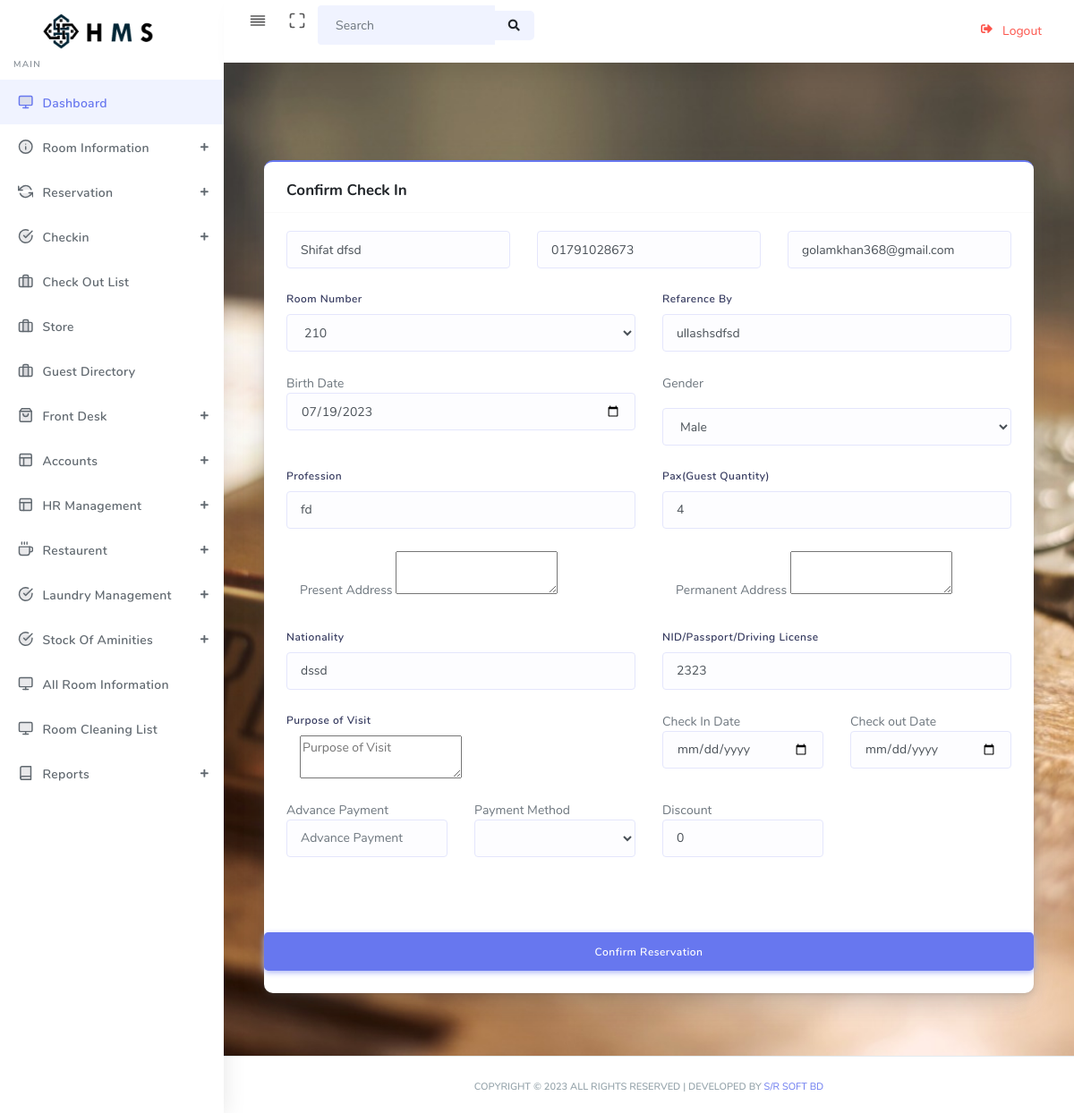
Page /reserve_again.php?id=1 (signed in) on the committed database.
### tables this page shows
CREATE TABLE IF NOT EXISTS `reservation` (
  `id` int(11) NOT NULL AUTO_INCREMENT,
  `contact_number` varchar(999) NOT NULL,
  `guest_name` varchar(999) NOT NULL,
  `ref_by` varchar(999) NOT NULL,
  `identity` varchar(999) NOT NULL,
  `room_number` int(11) NOT NULL,
  `checkin_date` date NOT NULL,
  `checkout_date` date NOT NULL,
  `special_note` longtext NOT NULL,
  `total_price` int(11) DEFAULT NULL,
  `email` varchar(999) DEFAULT NULL,
  `age` float DEFAULT NULL,
  `birth_date` date DEFAULT NULL,
  `profession` varchar(999) DEFAULT NULL,
  `pax` int(11) DEFAULT NULL,
  `permanent_address` longtext DEFAULT NULL,
  `present_address` longtext DEFAULT NULL,
  `nationality` varchar(999) DEFAULT NULL,
  `purpose_of_visit` longtext DEFAULT NULL,
  `gender` varchar(255) DEFAULT NULL,
  `statuss` varchar(255) DEFAULT NULL,
  `advance_payment` int(11) DEFAULT NULL,
  `due_payment` int(11) DEFAULT NULL,
  `discount` int(11) DEFAULT NULL,
  `payment_method_advance` varchar(299) DEFAULT NULL,
  `payment_method_total` varchar(299) DEFAULT NULL,
  `flag` int(11) DEFAULT NULL,
  `hotel_name` varchar(255) DEFAULT NULL,
  `booking_number` varchar(255) DEFAULT NULL,
  `due_clearance` int(11) DEFAULT NULL,
  `due_clearance_method` int(11) DEFAULT NULL,
  `reservation_date` date DEFAULT NULL,
  `extra_charges` int(11) DEFAULT NULL,
  `reservation_by` varchar(255) DEFAULT NULL,
  PRIMARY KEY (`id`)
);

### reserve_again.php (the view, shortened to what this page needs)
<?php
include 'header.php';
 $id=$_GET['id'];
 $sql = "SELECT * FROM reservation where id=$id";
                                    $result = $conn->query($sql);
                                    if ($result->num_rows > 0) {
                                        while ($row = $result->fetch_assoc()) {
                                            $guest_name=$row['guest_name'];
                                            $contact_number=$row['contact_number'];
                                            $ref_by=$row['ref_by'];
                                            $identity=$row['identity'];
                                            $room_number=$row['room_number'];
                                            $email=$row['email'];
                                            $birth_date=$row['birth_date'];
                                            $profession=$row['profession'];
                                            $pax=$row['pax'];
                                            $permanent_address=$row['permanent_address'];
                                            $present_address=$row['present_address'];
                                            $nationality=$row['nationality'];
                                            $purpose_of_visit=$row['purpose_of_visit'];
                                            $gender=$row['gender'];
                                            $discount=$row['discount'];
                                        }}
?>
<div id="app">
    <section class="section">
      <div class="container mt-5">
        <div class="row">
          <div class="col-12 col-sm-12 col-md-12  col-lg-12  col-xl-12 ">
            <div class="card card-primary">
              <div class="card-header">
                <h4 class="text-header">Confirm Check In</h4>
              </div>
              <div class="card-body">
                <form action="store_reservation.php" method="POST">
                  <div class="row">
                    <div class="form-group col-12 col-sm-12 col-md-4 col-lg-4">
                      <input id="contact_number" type="text" placeholder="Guest Name" value="<?php echo $guest_name?>" class="form-control" name="guest_name" autofocus required>
                    </div>
                     <div class="form-group col-12 col-sm-12 col-md-4 col-lg-4">
                      <input id="guest_name" type="number" placeholder="Contact Number" value="<?php echo $contact_number?>" class="form-control" name="contact_number"  required>
                    </div>
                    <div class="form-group col-12 col-sm-12 col-md-4 col-lg-4">
                      <input id="guest_name" type="text" placeholder="Email" value="<?php echo $email?>" class="form-control" name="email"  required>
                    </div>
                    <div class="form-group col-12 col-sm-12 col-md-6 col-lg-6">
                          <label>Room Number</label>
                            <select class="form-control" name="room_number" required>
                             <option><?php echo $room_number?></option>
                          </select>
                    </div>
                    <div class="form-group col-12 col-sm-12 col-md-6 col-lg-6">
                         <label>Refarence By</label>
                      <input id="ref_by" type="text" placeholder="" value="<?php echo $ref_by?>" class="form-control" name="ref_by" autofocus required>
                    </div>
                     <div class="form-group col-12 col-sm-12 col-md-6 col-lg-6">
                         <level>Birth  Date</level>
                      <input id="birth_date" type="date" placeholder="Birth Date" value="<?php echo $birth_date?>" class="form-control" name="birth_date" autofocus required>
                    </div>
                           <div class="form-group col-12 col-sm-12 col-md-6 col-lg-6">
                                        <level>Gender</level>
                                        <option value="<?php echo $gender?>"></option>
                                        <select class="form-control" name="gender" required>
                                            <option>Male</option>
                                        </select>
                                    </div>
                      <div class="form-group col-12 col-sm-12 col-md-6 col-lg-6">
                        <label>Profession</label>
                      <input id="profession" type="text" placeholder="" value="<?php echo $profession?>" class="form-control" name="profession" autofocus required>
                    </div>
                     <div class="form-group col-12 col-sm-12 col-md-6 col-lg-6">
                          <label>Pax(Guest Quantity)</label>
                      <input id="pax" type="text" placeholder=""  value="<?php echo $pax?>" class="form-control" name="pax" autofocus required>
                    </div>
                      <div class="form-group col-12 col-sm-12 col-md-6 col-lg-6">
                      <div class="col-sm-12 col-md-12">
                          <label>Present Address</label>
                        <textarea name="present_address" placeholder=""><?php echo $present_address?></textarea>
                      </div>
                    </div>
                     <div class="form-group col-12 col-sm-12 col-md-6 col-lg-6">
                      <div class="col-sm-12 col-md-12">
                           <label>Permanent Address</label>
                        <textarea name="permanent_address" placeholder=""><?php echo $permanent_address?></textarea>
                      </div>
                    </div>
                     <div class="form-group col-12 col-sm-12 col-md-6 col-lg-6">
                        <label>Nationality</label>
                      <input id="nationality" type="text" placeholder="Nationality" value="<?php echo $nationality?>" class="form-control" name="nationality" autofocus required>
                    </div>
                     <div class="form-group col-12 col-sm-12 col-md-6 col-lg-6">
                          <label>NID/Passport/Driving License</label>
                      <input id="identity" type="text" placeholder="" value="<?php echo $identity?>"  class="form-control" name="identity" autofocus required>
                    </div>
                    <div class="form-group col-12 col-sm-12 col-md-6 col-lg-6">
                      <label>Purpose of Visit</label>
                      <div class="col-sm-12 col-md-12">
                        <textarea name="purpose_of_visit" placeholder="Purpose of Visit"><?php echo $purpose_of_visit?></textarea>
                      </div>
                    </div>
                      <div class="form-group col-12 col-sm-12 col-md-3 col-lg-3">
                         <level>Check  In Date</level>
                      <input id="checkindate" type="date" placeholder="Check In Date" value="" class="form-control" name="in_date" autofocus required>
                    </div>
                      <div class="form-group col-12 col-sm-12 col-md-3 col-lg-3">
                         <level>Check out Date</level>
                      <input id="checkoutdate" type="date" placeholder="Check out Date" value="" class="form-control" name="out_date" autofocus required>
                    </div>
                  </div>
                     <div class="row">
                        <div class="form-group col-12 col-sm-12 col-md-3 col-lg-3">
                            <level>Advance Payment</level>
                          <input id="advance_payment" type="text" placeholder="Advance Payment" value="" class="form-control" name="advance_payment"  required>
                        </div>
                         <div class="form-group col-12 col-sm-12 col-md-3 col-lg-3">
                            <div class="form-group">
                    <div class="form-group">
                         <level>Payment Method</level>
                          <select class="form-control" name="payment_method" required>
                             <option></option>
                            <option>Bkash</option>
                          </select>
                    </div>
                    </div>
                        </div>
                        <div class="form-group col-12 col-sm-12 col-md-3 col-lg-3">
                            <level>Discount</level>
                          <input id="discount" type="text" placeholder="Discount" value="<?php echo $discount?>" class="form-control" name="discount"  required>
                        </div>
                  </div>
                  </div>
                  <div class="form-group">
                    <button type="submit" class="btn btn-primary btn-lg btn-block">
                      Confirm Reservation
                    </button>
                  </div>
              </div>
            </div>
          </div>
        </div>
      </div>
  </div>
<?php include 'footer.php'?>

### rows in the picture
reservation: guest_name "Shifat dfsd", contact_number "01791028673", email "golamkhan368@gmail.com", room_number "210", ref_by "ullashsdfsd", birth_date "07/19/2023", profession "fd", pax "4", nationality "dssd", identity "2323", discount "0"
